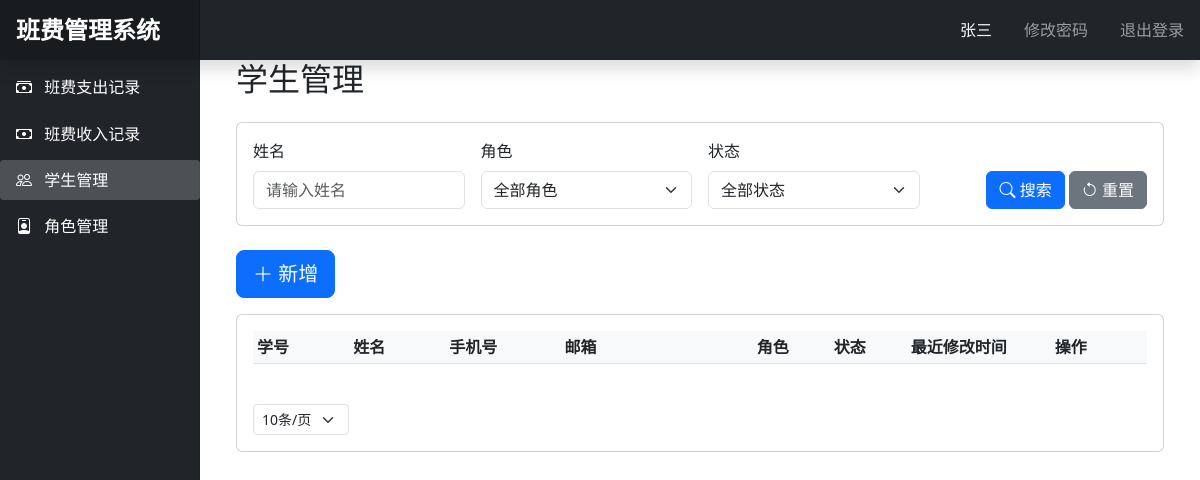
Page /students (signed in) on the earlier database version.
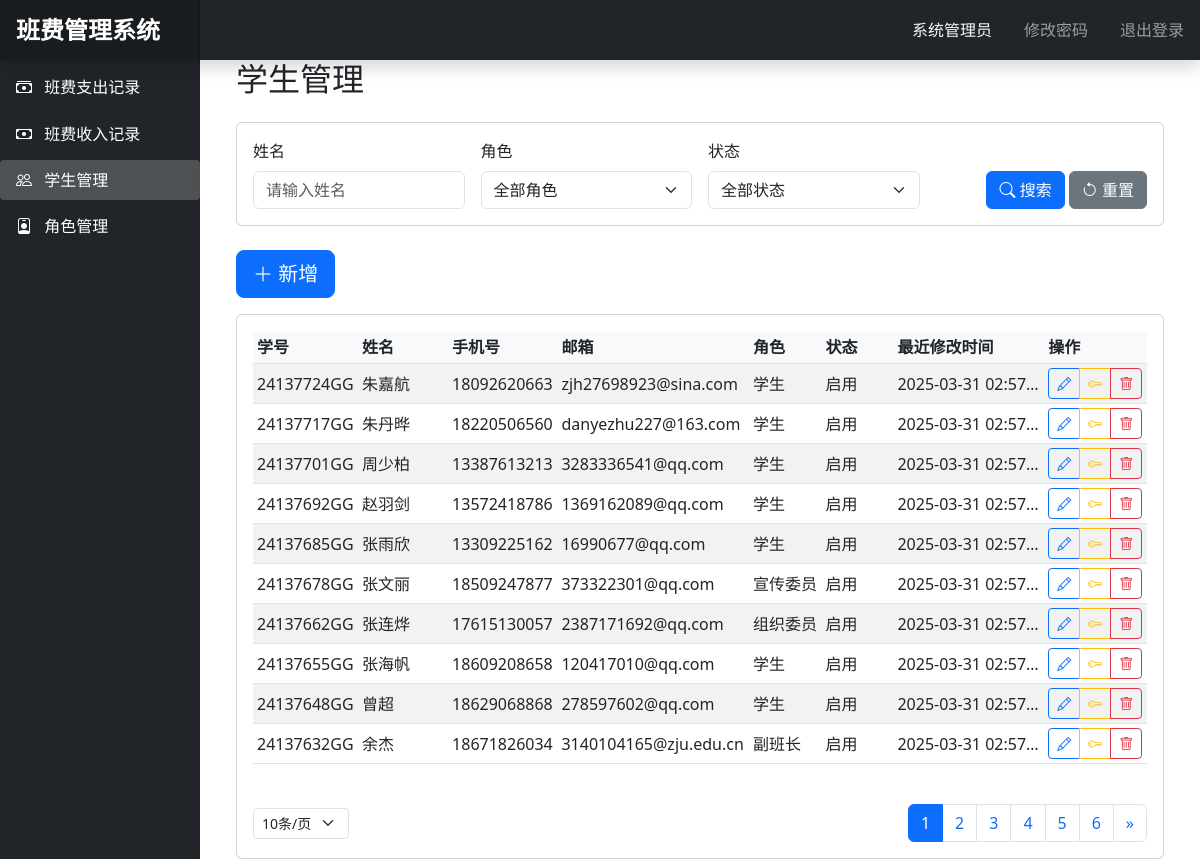
Same page on the later database version.
### app.py (models this page shows, shortened)
class Student(db.Model):
    id = db.Column(db.Integer, primary_key=True)
    student_no = db.Column(db.String(20), unique=True, nullable=False)
    name = db.Column(db.String(50), nullable=False)
    phone = db.Column(db.String(20), nullable=False)
    email = db.Column(db.String(100), nullable=False)
    role = db.Column(db.String(20), nullable=False)
    status = db.Column(db.String(20), nullable=False, default='启用')
    password_hash = db.Column(db.String(120), nullable=False, default='123456')  # 添加密码字段
    created_at = db.Column(db.DateTime, default=datetime.utcnow)
    is_active = True
    is_authenticated = True
    is_anonymous = False

### app.py (the view)
@app.route('/students')
@login_required
def students():
    page = request.args.get('page', 1, type=int)
    per_page = request.args.get('per_page', 10, type=int)
    query = Student.query.filter(Student.role != '管理员')  # 排除管理员角色
    name = request.args.get('name', '')
    if name:
        query = query.filter(Student.name.like(f'%{name}%'))
    role = request.args.get('role', '')
    if role:
        query = query.filter(Student.role == role)
    status = request.args.get('status', '')
    if status:
        query = query.filter(Student.status == status)
    pagination = query.order_by(Student.created_at.desc()).paginate(
        page=page, per_page=per_page, error_out=False)
    return render_template('students.html', students=pagination.items, pagination=pagination)

### app.py (called while the page is built)
@login_manager.user_loader
def load_user(user_id):
    return Student.query.get(int(user_id))

### templates/students.html (shortened to what this page needs)
{% extends "base.html" %}
{% block content %}
    <div class="container-fluid" style="max-width: 1600px; margin: 0 auto;">
        <h2 class="mb-4">学生管理</h2>
        <div class="card mb-4">
            <div class="card-body">
                <form method="GET" class="row g-3 align-items-end">
                    <div class="col-md-3">
                        <label class="form-label">姓名</label>
                        <input type="text" class="form-control" name="name" placeholder="请输入姓名"
                               value="{{ request.args.get('name', '') }}">
                    </div>
                    <div class="col-md-3">
                        <label class="form-label">角色</label>
                        <select class="form-select" name="role">
                            <option value="">全部角色</option>
                        </select>
                    </div>
                    <div class="col-md-3">
                        <label class="form-label">状态</label>
                        <select class="form-select" name="status">
                            <option value="">全部状态</option>
                        </select>
                    </div>
                    <div class="col-md-3 text-end">
                        <button type="submit" class="btn btn-primary">
                            <i class="bi bi-search"></i> 搜索
                        </button>
                        <a href="{{ url_for('students') }}" class="btn btn-secondary">
                            <i class="bi bi-arrow-counterclockwise"></i> 重置
                        </a>
                    </div>
                </form>
            </div>
        </div>
        <div class="mb-3">
            <button class="btn btn-primary btn-lg" data-bs-toggle="modal" data-bs-target="#addStudentModal">
                <i class="bi bi-plus-lg"></i> 新增
            </button>
        </div>
        <div class="card">
            <div class="card-body">
                <div class="table-responsive">
                    <table class="table table-striped table-hover table-sm">
                        <thead>
                        <tr>
                            <th style="width: 10%" class="fs-6">学号</th>
                            <th style="width: 10%" class="fs-6">姓名</th>
                            <th style="width: 12%" class="fs-6">手机号</th>
                            <th style="width: 20%" class="fs-6">邮箱</th>
                            <th style="width: 8%" class="fs-6">角色</th>
                            <th style="width: 8%" class="fs-6">状态</th>
                            <th style="width: 15%" class="fs-6">最近修改时间</th>
                            <th style="width: 10%" class="fs-6">操作</th>
                        </tr>
                        </thead>
                        <tbody>
                        {% for student in students %}
                            <tr data-id="{{ student.id }}">
                                <td class="text-truncate" style="max-width: 120px;">{{ student.student_no }}G</td>
                                <td class="text-truncate" style="max-width: 100px;">{{ student.name }}</td>
                                <td class="text-truncate" style="max-width: 120px;">{{ student.phone }}</td>
                                <td class="text-truncate" style="max-width: 200px;">{{ student.email }}</td>
                                <td class="text-truncate" style="max-width: 80px;">{{ student.role }}</td>
                                <td class="text-truncate" style="max-width: 80px;">{{ student.status }}</td>
                                <td class="text-truncate"
                                    style="max-width: 150px;">{{ student.created_at.strftime('%Y-%m-%d %H:%M:%S') }}</td>
                                <td>
                                    <div class="btn-group btn-group-sm">
                                        <button class="btn btn-outline-primary" onclick="editStudent({{ student.id }})"
                                                title="编辑">
                                            <i class="bi bi-pencil"></i>
                                        </button>
                                        <a href="{{ url_for('reset_password', student_id=student.id) }}"
                                           class="btn btn-outline-warning"
                                           title="重置密码"
                                           onclick="return confirm('确定要重置该学生的密码为123456吗？')">
                                            <i class="bi bi-key"></i>
                                        </a>
                                        <button class="btn btn-outline-danger" onclick="deleteStudent({{ student.id }})"
                                                title="删除">
                                            <i class="bi bi-trash"></i>
                                        </button>
                                    </div>
                                </td>
                            </tr>
                        {% endfor %}
                        </tbody>
                    </table>
                </div>
                <nav aria-label="Page navigation" class="mt-4">
                    <div class="d-flex justify-content-between align-items-center">
                        <div>
                            <select class="form-select form-select-sm d-inline-block w-auto"
                                    onchange="changePerPage(this.value)">
                                <option value="10" {% if request.args.get('per_page') == '10' %}selected{% endif %}>
                                    10条/页
                                </option>
                            </select>
                        </div>
                        <ul class="pagination mb-0">
                            {% for page in pagination.iter_pages() %}
                                {% if page %}
                                    <li class="page-item {% if page == pagination.page %}active{% endif %}">
                                        <a class="page-link"
                                           href="{{ url_for('students', page=page, name=request.args.get('name', ''), role=request.args.get('role', ''), status=request.args.get('status', ''), per_page=request.args.get('per_page', 10)) }}">{{ page }}</a>
                                    </li>
                                {% else %}
                                    <li class="page-item disabled"><span class="page-link">...</span></li>
                                {% endif %}
                            {% endfor %}
                            {% if pagination.has_next %}
                                <li class="page-item">
                                    <a class="page-link"
                                       href="{{ url_for('students', page=pagination.next_num, name=request.args.get('name', ''), role=request.args.get('role', ''), status=request.args.get('status', ''), per_page=request.args.get('per_page', 10)) }}">&raquo;</a>
                                </li>
                            {% endif %}
                        </ul>
                    </div>
                </nav>
            </div>
        </div>
    </div>
{% endblock %}

### templates/base.html (shortened to what this page needs)
<!DOCTYPE html>
<html lang="zh">
<head>
    <link href="https://cdn.jsdelivr.net/npm/bootstrap@5.3.0/dist/css/bootstrap.min.css" rel="stylesheet">
    <link href="https://cdn.jsdelivr.net/npm/bootstrap-icons@1.7.2/font/bootstrap-icons.css" rel="stylesheet">
</head>
<body>
    <nav class="navbar navbar-dark sticky-top bg-dark flex-md-nowrap p-0 shadow">
        <a class="navbar-brand col-md-3 col-lg-2 me-0 px-3" href="#">班费管理系统</a>
        <div class="navbar-nav">
            <div class="nav-item text-nowrap d-flex align-items-center">
                <span class="nav-link px-3 text-light">{{ current_user.name }}</span>
                <a class="nav-link px-3" href="{{ url_for('change_password') }}">修改密码</a>
                <a class="nav-link px-3" href="/logout">退出登录</a>
            </div>
        </div>
    </nav>
    <div class="container-fluid">
        <div class="row">
            <nav id="sidebarMenu" class="col-md-3 col-lg-2 d-md-block bg-dark sidebar collapse">
                <div class="position-sticky pt-3">
                    <ul class="nav flex-column">
                        <li class="nav-item">
                            <a class="nav-link {% if request.endpoint == 'expenses' %}active{% endif %}"
                               href="{{ url_for('expenses') }}">
                                <i class="bi bi-cash-stack"></i>
                                班费支出记录
                            </a>
                        </li>
                        <li class="nav-item">
                            <a class="nav-link {% if request.endpoint == 'income' %}active{% endif %}"
                               href="{{ url_for('income') }}">
                                <i class="bi bi-cash"></i>
                                班费收入记录
                            </a>
                        </li>
                        <li class="nav-item">
                            <a class="nav-link {% if request.endpoint == 'students' %}active{% endif %}"
                               href="{{ url_for('students') }}">
                                <i class="bi bi-people"></i>
                                学生管理
                            </a>
                        </li>
                        <li class="nav-item">
                            <a class="nav-link {% if request.endpoint == 'roles' %}active{% endif %}"
                               href="{{ url_for('roles') }}">
                                <i class="bi bi-person-badge"></i>
                                角色管理
                            </a>
                        </li>
                    </ul>
                </div>
            </nav>
            <main class="col-md-9 ms-sm-auto col-lg-10 px-md-4">
                {% block content %}{% endblock %}
            </main>
        </div>
    </div>
</body>
</html>

### templates/base.html (style rules this page uses)
.sidebar { position: fixed; top: 0; bottom: 0; left: 0; z-index: 100; padding: 48px 0 0; box-shadow: inset -1px 0 0 rgba(0, 0, 0, .1); background-color: #343a40; }
.sidebar .nav-link { font-weight: 500; color: #fff; padding: 0.5rem 1rem; margin: 0.2rem 0; border-radius: 0.25rem; }
.sidebar .nav-link.active { background-color: rgba(255, 255, 255, .2); }
.sidebar .nav-link i { margin-right: 0.5rem; }
.navbar-brand { padding-top: .75rem; padding-bottom: .75rem; font-size: 1.5rem; font-weight: bold; background-color: rgba(0, 0, 0, .25); box-shadow: inset -1px 0 0 rgba(0, 0, 0, .25); }
.table th { background-color: #f8f9fa; }
.table td { vertical-align: middle; }
.btn-group .btn { padding: 0.25rem 0.5rem; }
.form-label { font-weight: 500; }

Differences in the rows shown:
no longer on this page (row edited): Student: name "张三"
added Student: name "系统管理员"
added Student: student_no "24137724G", name "朱嘉航", phone "18092620663", email "zjh27698923@sina.com", role "学生", status "启用", created_at "2025-03-31 02:57…"
added Student: student_no "24137717G", name "朱丹晔", phone "18220506560", email "danyezhu227@163.com", role "学生", status "启用", created_at "2025-03-31 02:57…"
added Student: student_no "24137701G", name "周少柏", phone "13387613213", email "3283336541@qq.com", role "学生", status "启用", created_at "2025-03-31 02:57…"
added Student: student_no "24137692G", name "赵羽剑", phone "13572418786", email "1369162089@qq.com", role "学生", status "启用", created_at "2025-03-31 02:57…"
added Student: student_no "24137685G", name "张雨欣", phone "13309225162", email "16990677@qq.com", role "学生", status "启用", created_at "2025-03-31 02:57…"
added Student: student_no "24137678G", name "张文丽", phone "18509247877", email "373322301@qq.com", role "宣传委员", status "启用", created_at "2025-03-31 02:57…"
added Student: student_no "24137662G", name "张连烨", phone "17615130057", email "2387171692@qq.com", role "组织委员", status "启用", created_at "2025-03-31 02:57…"
added Student: student_no "24137655G", name "张海帆", phone "18609208658", email "120417010@qq.com", role "学生", status "启用", created_at "2025-03-31 02:57…"
added Student: student_no "24137648G", name "曾超", phone "18629068868", email "278597602@qq.com", role "学生", status "启用", created_at "2025-03-31 02:57…"
added Student: student_no "24137632G", name "余杰", phone "18671826034", email "3140104165@zju.edu.cn", role "副班长", status "启用", created_at "2025-03-31 02:57…"
Other differences:
new list line: "1"
new list line: "2"
new list line: "3"
new list line: "4"
new list line: "5"
new list line: "6"
